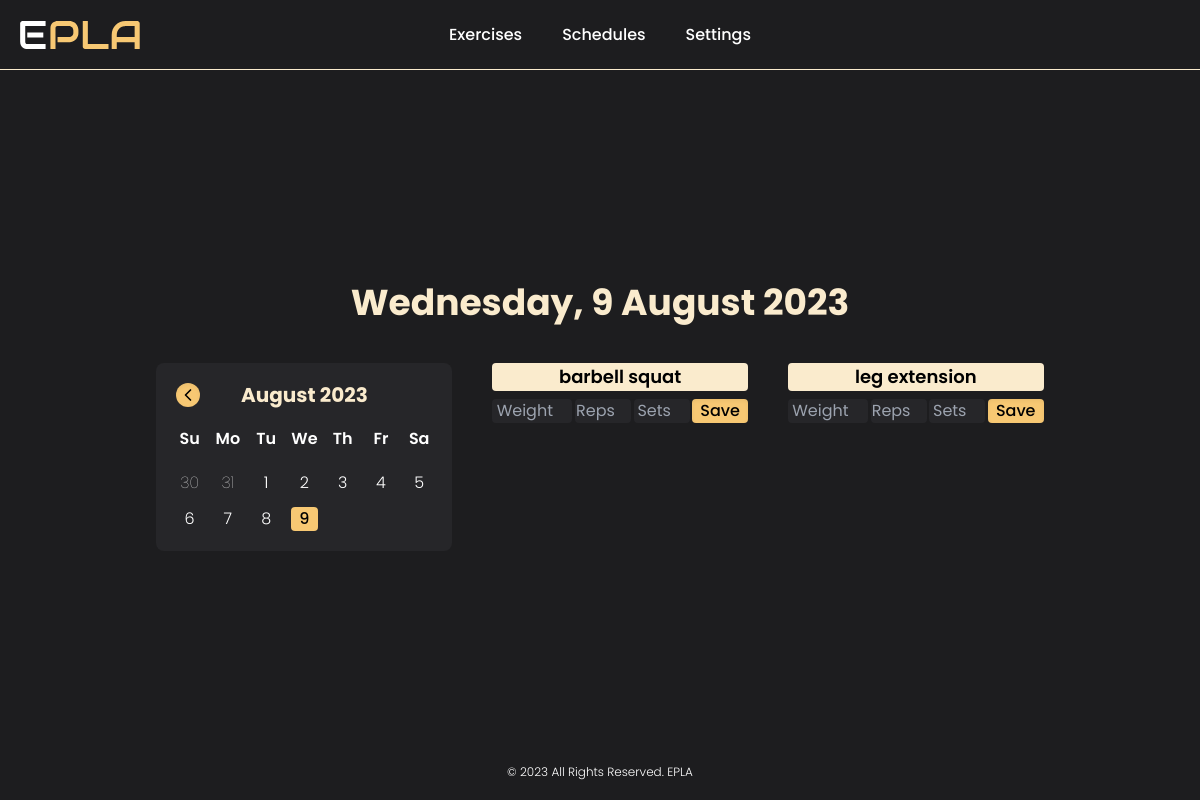
Before: /track-my-workouts (signed in) with the older database file.
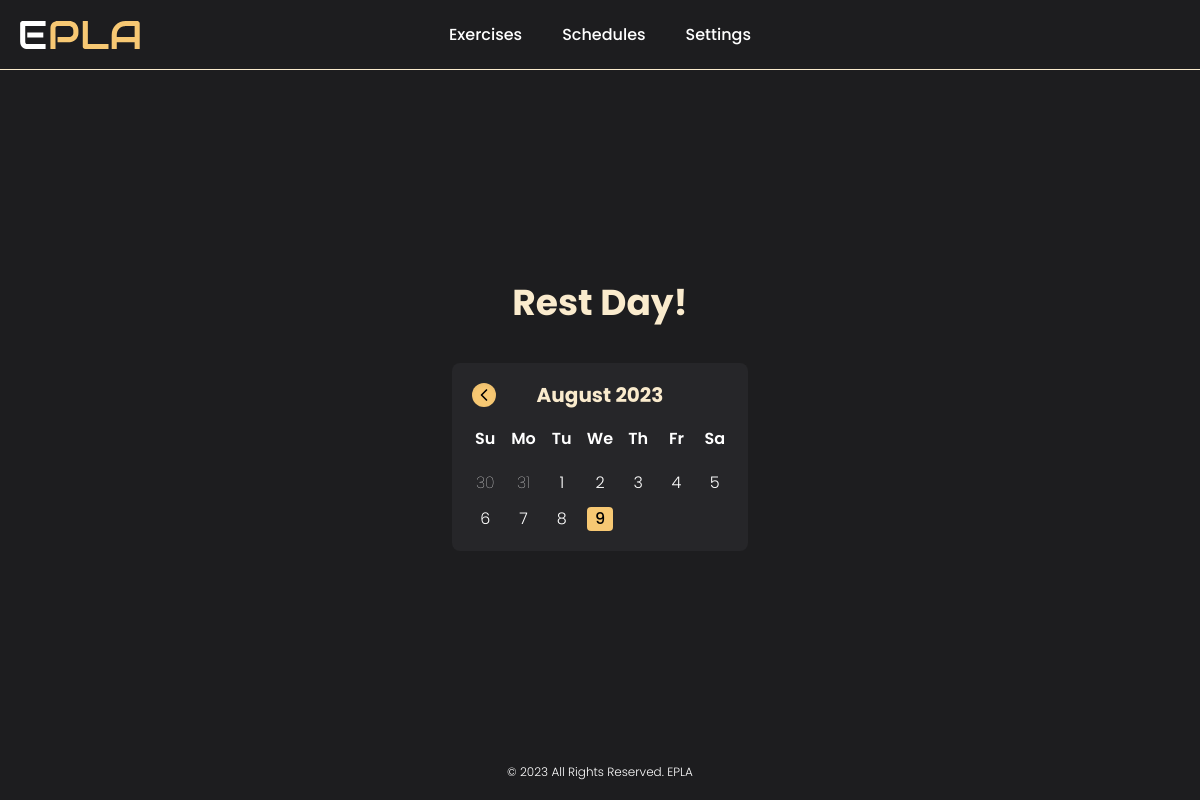
After: the same page with the newer database file.
### tables this page shows
CREATE TABLE exercises (
    id INTEGER,
    user_id INTEGER,
    exercise TEXT,
    PRIMARY KEY(id),
    FOREIGN KEY(user_id) REFERENCES users(id)
        ON UPDATE CASCADE
        ON DELETE CASCADE
);

### app.py (the view, shortened to what this page needs)
@app.route("/track-my-workouts", methods=["GET", "POST"])
@login_required
def track_my_workouts():
    day_names = ["monday", "tuesday", "wednesday", "thursday", "friday", "saturday", "sunday"]
    month_names = ["january", "february", "march", "april", "may", "june", "july", "august", "september", "october", "november", "december"]
    date = request.args.get("date")
    if not date:
        date = datetime.now()
        date = f"{date.year}-{date.month}-{date.day}"
    day = datetime.strptime(date, "%Y-%m-%d").date()
    day = day_names[day.weekday()]
    con, cur = database()
    cur.execute("SELECT * FROM progress WHERE user_id = (?) AND date = (?)", (session["user_id"], date))
    progress = cur.fetchall()
    cur.execute("SELECT exercise_id FROM schedules WHERE user_id = (?) AND day = (?)", (session["user_id"], day))
    exercise_id = cur.fetchall()
    exercise_id = [id[0] for id in exercise_id]
    placeholders = ', '.join(['?' for _ in exercise_id])
    sql_query = f"SELECT exercise FROM exercises WHERE user_id = (?) AND id IN ({placeholders})"
    cur.execute(sql_query, (session["user_id"], *exercise_id))
    results = cur.fetchall()
    results = [item[0] for item in results]
    exercises = {exercise: [] for exercise in results}
    for exercise in exercises:
        cur.execute("SELECT id FROM exercises WHERE user_id = (?) AND exercise = (?)", (session["user_id"], exercise))
        exercise_id = cur.fetchone()[0]
        for record in progress:
            if exercise_id == record[1]:
                exercises[exercise].extend(list(record))
    cur.close()
    con.close()
    display_date = date
    display_date = display_date.split("-")
    month = month_names[int(display_date[1]) - 1]
    display_date[1] = month.capitalize()
    display_date = display_date[::-1]
    display_date = ' '.join(display_date)
    display_date = f"{day.capitalize()}, {display_date}"
    if date == f"{datetime.now().year}-{datetime.now().month}-{datetime.now().day}" and not exercises:
        display_date = "Rest Day!"
    return render_template("track-my-workouts.html", exercises=exercises, display_date=display_date)

### app.py (called while the page is built)
@app.after_request
def after_request(response):
    response.headers["Cache-Control"] = "no-cache, no-store, must-revalidate"
    response.headers["Expires"] = 0
    response.headers["Pragma"] = "no-cache"
    return response

### helpers.py (called while the page is built)
def login_required(f):
    @wraps(f)
    def decorated_function(*args, **kwargs):
        if session.get("user_id") is None:
            return redirect("/login")
        return f(*args, **kwargs)
    return decorated_function

def database(db="database.db"):
    con = sqlite3.connect(db)
    cur = con.cursor()
    cur.execute("PRAGMA foreign_keys = 1")
    return con, cur

### templates/track-my-workouts.html (shortened to what this page needs)
{% extends "layout.html" %}
{% block main %}
    <div class="flex flex-col items-center space-y-10">
        <h1 class="font-bold text-center text-4xl text-yellow-2">{{ display_date }}</h1>
        <div class="flex space-x-10">
            <div class="relative flex flex-col w-fit h-fit p-5 space-y-5 items-center rounded-lg bg-default-3 text-white">
                <div class="flex w-full justify-between items-center">
                    <h1 id="current-calendar" class="absolute left-0 w-full font-bold text-xl text-center text-yellow-2">August 2023</h1>
                </div>
                <div class="space-y-5">
                    <ul class="grid grid-cols-7 gap-3 font-semibold text-center text-white">
                        <li>Su</li>
                        <li>Mo</li>
                        <li>Tu</li>
                        <li>We</li>
                        <li>Th</li>
                        <li>Fr</li>
                        <li>Sa</li>
                    </ul>
                    <ul id="days" class="grid grid-cols-7 gap-3 font-light text-center"></ul>
                </div>
            </div>
            {% if exercises %}
                <div class="flex flex-col space-y-5">
                    <div class="grid grid-cols-2 h-fit gap-10 ">
                        {% for exercise in exercises %}
                            {% if exercises[exercise] %}
                                <form name="exercise-form" id="delete-exercise" action="/track-my-workouts" method="post" class="flex flex-col h-fit items-center space-y-2">
                                    <h1 class="w-full px-2 rounded bg-yellow-2 font-semibold text-center text-lg text-black">{{ exercise }}</h1>
                                    <div name="content" class="flex w-full justify-between mx-1">
                                        <input type="hidden" name="exercise" value="{{ exercise }}">
                                        <p class="w-14 rounded bg-default-3 font-normal text-center text-white">{{ exercises[exercise][2] }}</p>
                                        <p class="w-14 rounded bg-default-3 font-normal text-center text-white">{{ exercises[exercise][3] }}</p>
                                        <p class="w-14 rounded bg-default-3 font-normal text-center text-white">{{ exercises[exercise][4] }}</p>
                                        <button type="submit" class="rounded px-2 bg-yellow-1 shadow-inner">Delete</button>
                                    </div>
                                </form>
                            {% else %}
                                <form name="exercise-form" id="save-exercise" method="post" class="flex flex-col h-fit items-center space-y-2">
                                    <h1 class="w-full px-2 rounded bg-yellow-2 font-semibold text-center text-lg text-black">{{ exercise }}</h1>
                                    <div name="content" class="flex w-full justify-between mx-1">
                                        <input type="number" name="weight" required step="2.5" min="2.5" placeholder="Weight" class="w-20 rounded bg-default-3 font-normal text-center text-white">
                                        <input type="number" name="reps" required min="1" placeholder="Reps" class="w-14 rounded bg-default-3 font-normal text-center text-white">
                                        <input type="number" name="sets" required min="1" placeholder="Sets" class="w-14 rounded bg-default-3 font-normal text-center text-white">
                                        <button type="submit" class="rounded px-2 bg-yellow-1 shadow-inner">Save</button>
                                    </div>
                                </form>
                            {% endif %}
                        {% endfor %}
                    </div>
                </div>
            {% endif %}
        </div>
    </div>
{% endblock %}

Changed rows visible on the page:
removed exercises: exercise "barbell squat"
removed exercises: exercise "leg extension"
Other visible differences:
{{ display_date }}: "Wednesday, 9 August 2023" → "Rest Day!"
